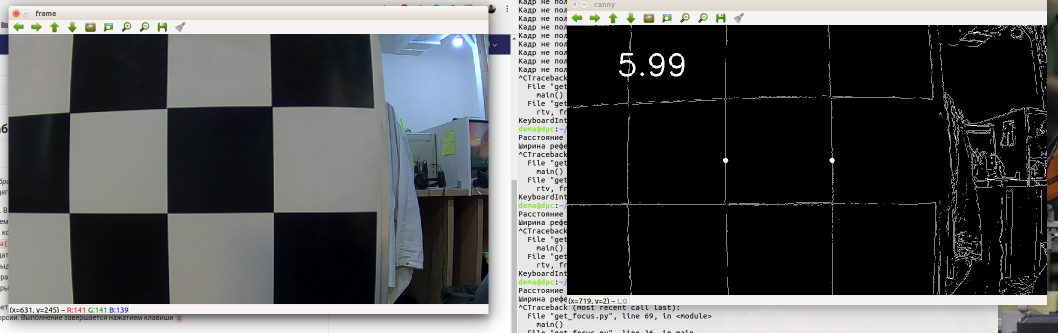
#> input picture modules/tools/oscar_tools/sensor_calibration/camera/img/focus.png, 2116 x 665 px, given in place of the camera (shown at 1/2 size)
$ python get_focus.py
#> lines starting #> are read from the running program, lines starting #| are printed output that depends on the picture
# -*- coding: utf-8 -*-

import cv2
import numpy as np
import time

def main():
    c = 5.784
    #Чтение параметров из файла
    try:
        par_file = open('focus.txt', 'r')
#> (reads modules/tools/oscar_tools/sensor_calibration/camera/focus.txt from the repository)
    except:
        raise BlockingIOError('Конфигурационный файл focus.txt утерян')
    l = []
    for line in par_file:
        for t in line.split():
            try:
                l.append(float(t))
            except ValueError:
                pass
    d, real_w = l
    par_file.close()
    print('Расстояние до объекта: {}'.format(str(d)))
    print('Ширина референсного объекта: {}'.format(str(real_w)))
    time.sleep(1)
    try:
        vid = cv2.VideoCapture(0)
    except:
        raise Exception('Невозможно получить данные от камеры')
    rtv, frame = vid.read()
#> frame is the input picture: shape (665, 2116, 3); mean B, G, R 88, 87.8, 86.5
    while not(rtv):
        print('Кадр не получен!')
        rtv, frame = vid.read()
    hc = frame.shape[0]//2
#> hc = 332
    vid.set(3, 1920)
    vid.set(4, 1080)
    while True:
        rtv, frame = vid.read()
        wc = frame.shape[1]//2
#> wc = 1058
        canny = cv2.Canny(frame, 100, 100)
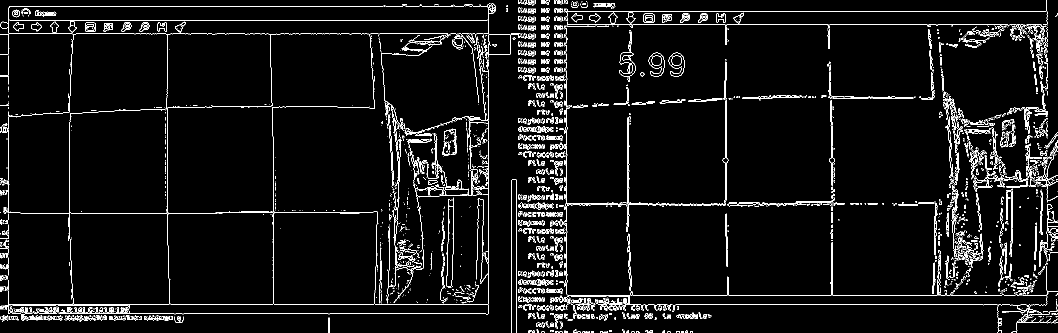
#> canny: shape (665, 2116) (shown at 1/2 size); 4.7% white in thin lines or dots
        #Нахождение крайних точек
        while canny[hc,wc]==0 and canny[hc-1,wc]==0 and canny[hc+1,wc]==0:
            wc+=1
            if wc == frame.shape[1]-1:
                break
#> this loop made 11 passes
#> after the loop, wc = 1069
        cv2.circle(canny, (wc, hc), 7, 255, -1)
#> canny: shape (665, 2116); 4.7% white in thin lines or dots
        p=wc
#> p = 1069
        wc = canny.shape[1]//2
#> wc = 1058
        while canny[hc,wc]==0 and canny[hc-1,wc]==0 and canny[hc+1,wc]==0:
            wc-=1
            if wc == 0:
                break
#> this loop made 81 passes
#> wc on passes 1 to 12: 1057, 1056, 1055, 1054, 1053, 1052, 1051, 1050, 1049, 1048, 1047, 1046
#> after the loop, wc = 977
        cv2.circle(canny, (wc, hc), 7, 255, -1)
#> canny: shape (665, 2116); 4.7% white in thin lines or dots
        p-=wc
#> p = 92
        canny = cv2.resize(canny, (960, 540), interpolation=cv2.INTER_NEAREST)
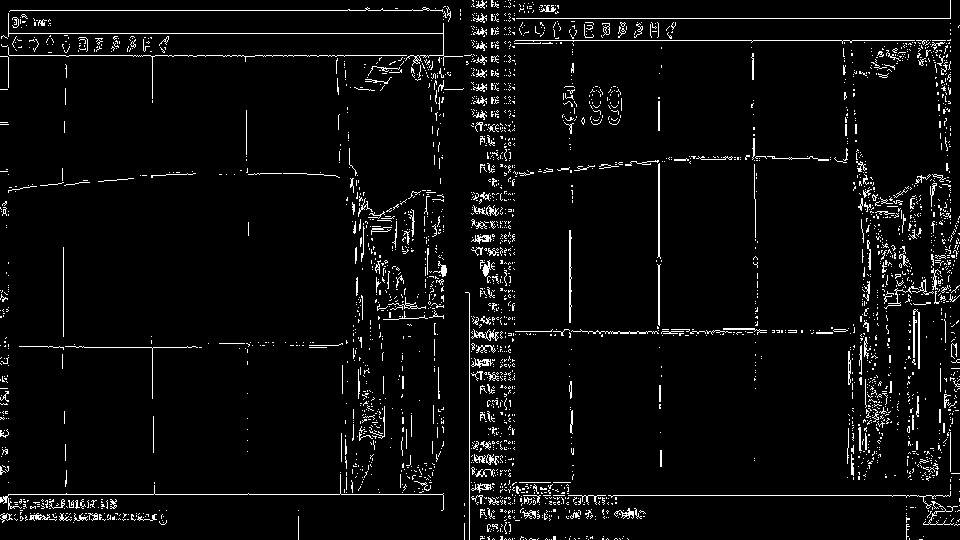
#> canny: shape (540, 960); 4.5% white in thin lines or dots
        if cv2.waitKey(1) & 0xFF == ord('q'):
#> (key q is pressed here)
            break
        #Расчет фокусного расстояния
        if p<frame.shape[1]-10 and p>10:
            f = c*d/(frame.shape[1]*real_w/p)
            cv2.putText(canny, '%4.2f' % f, (100, 100), cv2.FONT_HERSHEY_SIMPLEX, 2, 255, thickness = 3)

        cv2.imshow('canny', canny)
        frame = cv2.resize(frame, (960, 540), interpolation=cv2.INTER_NEAREST)
        cv2.imshow('frame', frame)
    vid.release()
    cv2.destroyAllWindows()

if __name__ == "__main__":
    try:
        main()
    except Exception as e:
        logging.error(e)
